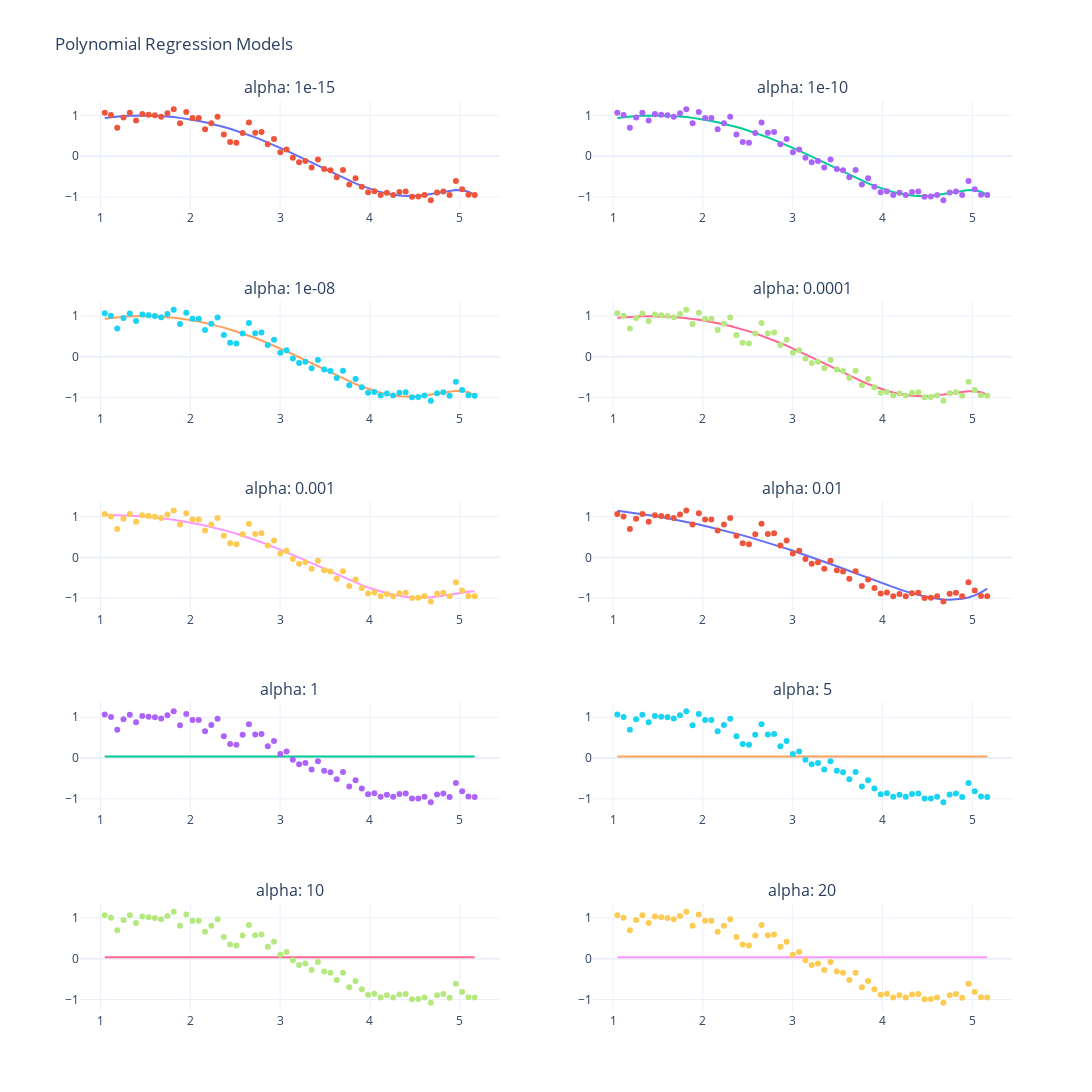

Notebook code cell kept with this figure:
### Markdown cell above
#### Function for ridge regression

### Code cell
def lasso_regression(data, predictors, alpha):
    scaler = StandardScaler()
    
    x_train = scaler.fit_transform(data[predictors])
    y_train = data['y_noise']
    
    lassoreg = Lasso(alpha=alpha, max_iter=int(1e5))
    
    lassoreg.fit(x_train, y_train)
    y_pred = lassoreg.predict(x_train)
    
    rss = sum((y_pred - y_train)**2)
    ret = [rss]
    ret.extend([lassoreg.intercept_])
    ret.extend(lassoreg.coef_)
    
    return y_pred, ret
    
predictors = ['x']
predictors.extend(['x_%d'%i for i in range(2,16)])

alpha_lasso = [1e-15, 1e-10, 1e-8, 1e-4, 1e-3, 1e-2, 1, 5, 10, 20]

fig = make_subplots(rows=5, cols=2, subplot_titles=[f'alpha: {a}' for a in alpha_ridge])
row, col = 1, 1

for i, alpha in enumerate(alpha_ridge):  
    y_pred, _ = lasso_regression(data, predictors, alpha)
    
    fig.add_trace(go.Scatter(x=data['x'], y=y_pred, mode='lines', name=f'Predicted (Alpha {alpha})', showlegend=False), row=row, col=col)
    fig.add_trace(go.Scatter(x=data['x'], y=data['y_noise'], mode='markers', name=f'Actual (Alpha {alpha})', showlegend=False), row=row, col=col)

    col += 1
    if col > 2:  # Move to the next row after 2 columns
        col = 1
        row += 1
        
fig.update_layout(
    height      =    1500,  
    width       =    1500,   
    title       =    'Polynomial Regression Models',
    template    =    'plotly_white'
)  

fig.show()
